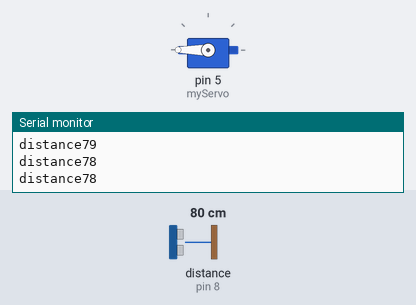
A sketch run on a simulated Arduino Uno, built with avr-gcc and run on an emulated ATmega328P. Shown: servo, the last lines printed to the serial monitor. Wiring (inferred from the names in the program): ultrasonic range finder: trigger pin 9; echo pin 8. The test bench sets the inputs (shaded band); at power-on: distance to the obstacle (sensor on pin 8) 80 cm. The echo pulse lasts 58.3 µs per cm.

Above: at 1.3 s.
1.4 s: distance to the obstacle (sensor on pin 8) set to 66 cm
3.2 s: distance to the obstacle (sensor on pin 8) set to 58 cm
At 5.0 s:
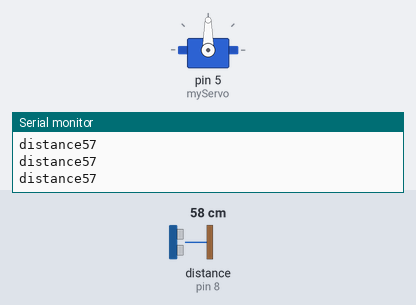
5.5 s: distance to the obstacle (sensor on pin 8) set to 2 cm
At 7.0 s:
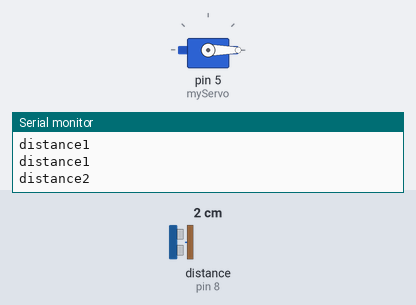
7.5 s: distance to the obstacle (sensor on pin 8) set to 35 cm
At 8.7 s:
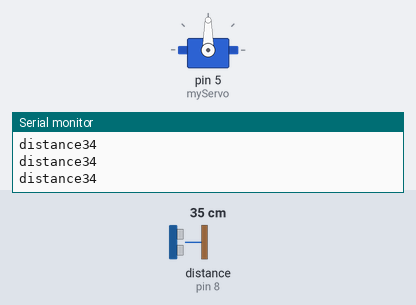
9.5 s: distance to the obstacle (sensor on pin 8) set to 4 cm
At 10.6 s:
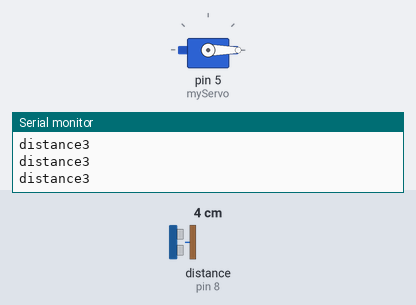
Timing chart, 0 to 12.5 s (numbered marks = the images above; inputs shaded):
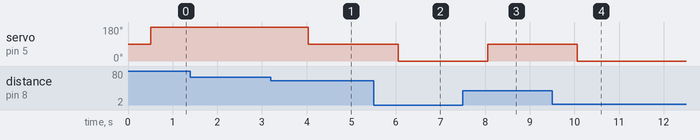

The sketch:

miniproject.ino
```cpp
#define trig 9
#define echo 8
#include <Servo.h>
Servo myServo;


void setup() {
  Serial.begin(9600);
  pinMode(trig, OUTPUT);
  pinMode(echo, INPUT);
  pinMode(4, INPUT);
  myServo.attach(5);
}

void loop() {

  delayMicroseconds(2);
  digitalWrite(trig, HIGH);
  delayMicroseconds(2);
  digitalWrite(trig, LOW);
  delayMicroseconds(2);

  long dur = pulseIn(echo, HIGH);
  int distance = dur * 0.034 / 2;

  Serial.print("distance");
  Serial.println(distance);
  delay(500);

  if (distance > 0 && distance < 20) {
    myServo.write(0);
  } else if (distance > 20 && distance < 60) {
    myServo.write(90);
  } else  // if(distance>60 && distance <100)
  {
    myServo.write(180);
  }
  /*else
  Serial.println("motion not detected");
   delay(2000);*/
}
// put your main code here, to run repeatedly:
```

Measured:
- the behaviour switches between 61 and 60 cm on distance to the obstacle (sensor on pin 8) (found by bisection; images 0 and 1)
- after the input at 3.2 s, servo on pin 5 (myServo): 180° → 90° after 0.84 s
- after the input at 5.5 s, servo on pin 5 (myServo): 90° → 0° after 0.55 s
- after the input at 7.5 s, servo on pin 5 (myServo): 0° → 90° after 0.56 s
- after the input at 9.5 s, servo on pin 5 (myServo): 90° → 0° after 0.57 s
